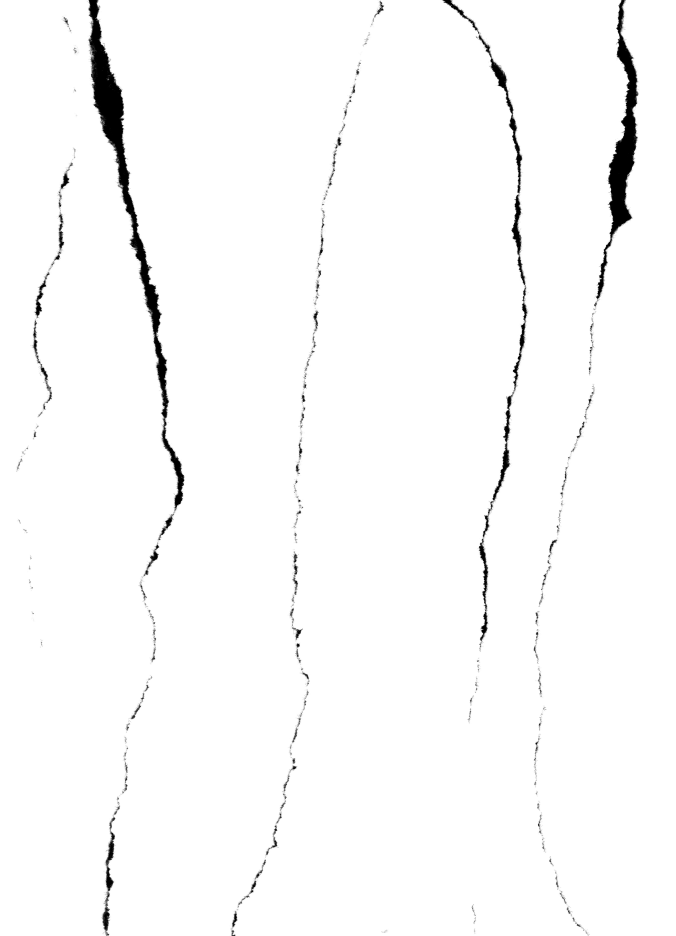
#> input picture aug/16.jpg, 3380 x 4677 px (shown at 1/5 size)
$ python -i tex_aug.py   (imports and definitions only)
#> lines starting #> are read from the running program, lines starting #| are printed output that depends on the picture
#> further down, picture is the input picture: shape (4677, 3380, 3); min 0, max 255, mean 249.9
import random

import cv2
import numpy as np
from scipy.interpolate import CubicSpline, LinearNDInterpolator


# sRGB -> linear light
def to_lin(x):
    x = np.asarray(x, np.float32) / 255.0
    return np.where(x <= 0.04045, x / 12.92, ((x + 0.055) / 1.055) ** 2.4)


# Linear light -> sRGB
def to_srgb(y):
    y = np.clip(y, 0, 1)
    return 255.0 * np.where(y <= 0.0031308, y * 12.92, 1.055 * y ** (1 / 2.4) - 0.055)


# Load a texture (grayscale) or overlay (RGBA) in portrait orientation
def load_texture(path, rgba=False):
    t = cv2.imdecode(np.fromfile(path, np.uint8), cv2.IMREAD_UNCHANGED if rgba else cv2.IMREAD_GRAYSCALE)
    return cv2.rotate(t, cv2.ROTATE_90_CLOCKWISE) if t.shape[1] > t.shape[0] else t


# Paper color: mean of pixels above the Otsu threshold
def paper_color(img):
    gray = cv2.cvtColor(img, cv2.COLOR_BGR2GRAY)
    t, _ = cv2.threshold(gray, 0, 255, cv2.THRESH_BINARY + cv2.THRESH_OTSU)
    return img[gray > t].mean(axis=0)


# Texture region at the scale of one text line on an A4 page
# [8 lines left out: function crop_texture, not called in this run]


def fit(p, h, w):
    interp = cv2.INTER_AREA if p.shape[0] >= h else cv2.INTER_LINEAR
    return cv2.resize(p, (w, h), interpolation=interp).astype(np.float32)


def patch(tex, h, w):
    return fit(crop_texture(tex, h, w), h, w)


# Wear mask: dark deviations from the blurred local background
# [57 lines left out: functions wear_mask, print_defects, not called in this run]


# Ink color from hue at full saturation
def ink_color(hue, v=181):
    hsv = np.uint8([[[round(hue / 2) % 180, 255, v]]])
    return cv2.cvtColor(hsv, cv2.COLOR_HSV2BGR)[0, 0]


# Marks: RGBA overlay as transmission in linear light; black/colored ink is partly worn by a mask
# [29 lines left out: functions marks, erase, paper_texture, not called in this run]


# Page curl: power-law vertical bend with horizontal squeeze toward the edge
def curl(img):
    h, w = img.shape[:2]
#> h = 4677; w = 3380
    amp, length = random.uniform(0, 1), random.uniform(1, 13)
    power, squeeze = random.uniform(1, 3.5), random.uniform(0, 0.8)
    side, up = random.choice(("right", "left", "both")), random.random() < 0.5
    L = length * h
#> L = 47216.4
    px = np.arange(w) + 0.5
#> px = 3380 values from 0.5 to 3379.5
    d = px - (w - L) if side == "right" else (L - px if side == "left" else np.abs(px - w / 2) - (w / 2 - L))
    u = np.clip(d / L, 0, 1)
    dy = amp * h * u ** power
    X = np.concatenate([[0], np.cumsum(1 - squeeze * u)])
#> X = 3381 values from 0 to 2692.4
    W2, H2 = max(2, int(np.ceil(X[-1]))), h + int(np.ceil(dy.max()))
#> W2 = 2693; H2 = 8627
    src_x = np.interp(np.arange(W2) + 0.5, X, np.arange(w + 1)) - 0.5
#> src_x = 2693 values from 0.131 to 3379.5
    dy_new = np.interp(src_x, np.arange(w), dy)
    Y = np.arange(H2, dtype=np.float32)[:, None]
#> Y = 8627 values from 0 to 8626
    map_y = (Y - (H2 - h) + dy_new[None, :] if up else Y - dy_new[None, :]).astype(np.float32)
    map_x = np.broadcast_to(src_x[None, :], (H2, W2)).astype(np.float32)
    bg = tuple(float(c) for c in paper_color(img))
#> in paper_color, `t, _ = cv2.threshold(gray, 0, 255, cv2.THRESH_BINARY + cv2.THRESH_OTSU)`: t = 139
#> bg = (254.5, 254.5, 254.5)
    return cv2.remap(img, map_x, map_y, cv2.INTER_LINEAR, borderMode=cv2.BORDER_CONSTANT, borderValue=bg)
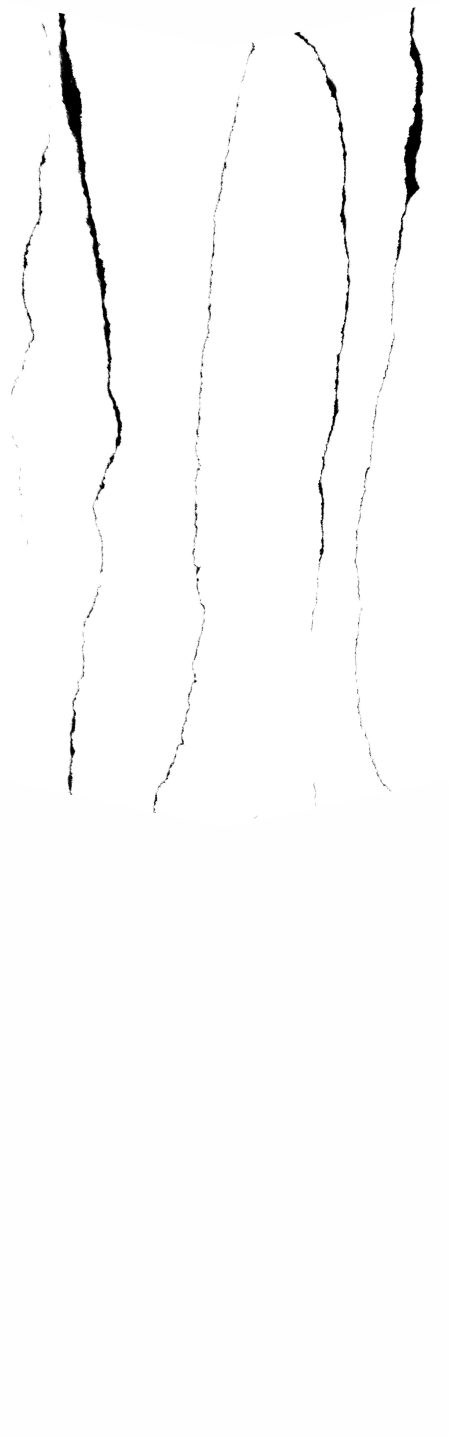
#> returned value: shape (8627, 2693, 3) (shown at 1/6 size); min 0, max 255, mean 251.8


# Uniform linear motion blur kernel
# [34 lines left out: functions motion_kernel, scan, lowres, not called in this run]


# Gaussian intensity noise shared across channels
def noise(img):
    grain = np.random.normal(0, random.uniform(1, 5), img.shape[:2] + (1,))
    return np.clip(np.rint(img + grain), 0, 255).astype(np.uint8)


# JPEG compression artifacts
def jpeg(img):
    _, buf = cv2.imencode(".jpg", img, [cv2.IMWRITE_JPEG_QUALITY, random.randint(1, 70)])
    return cv2.imdecode(buf, cv2.IMREAD_COLOR)


# [130 lines left out: functions smooth_noise, height_field, rotation, background, depth_blur, page_photo, not called in this run]

>>> import cv2
>>> picture = cv2.imread('16.jpg')
>>> result = curl(picture)

$ run again, on aug/17.jpg
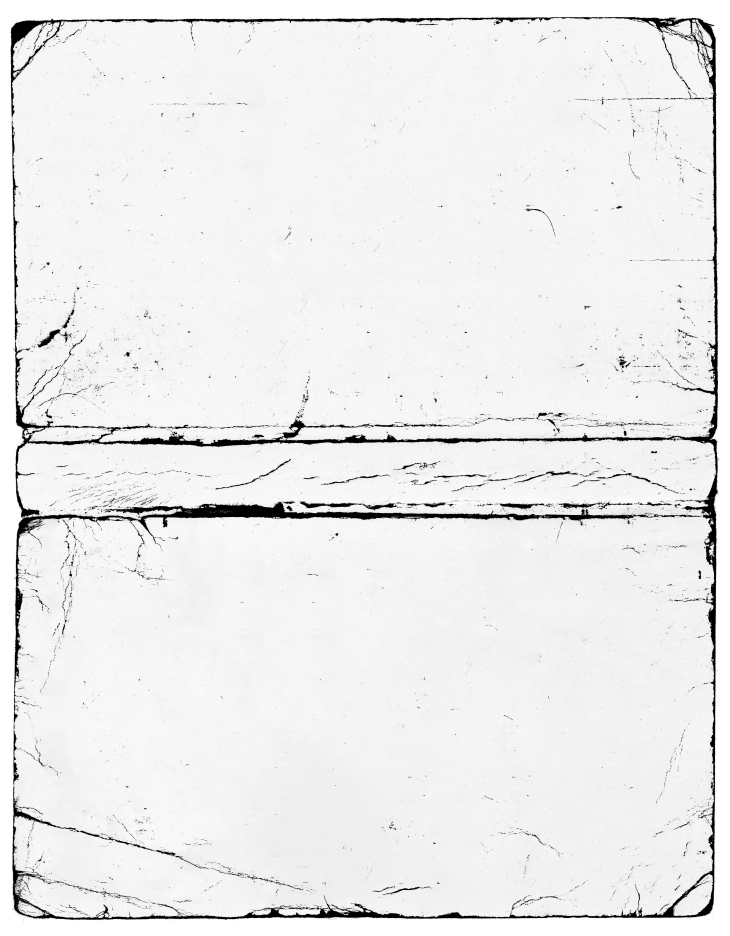
#> input picture aug/17.jpg, 3646 x 4677 px (shown at 1/5 size)
#> picture is the input picture: shape (4677, 3646, 3); min 0, max 255, mean 236.7
#> t = 130
#> bg = (244.2, 244.2, 244.2)
#> in curl, `return cv2.remap(img, map_x, map_y, cv2.INTER_LINEAR, borderMode=cv2.B..`:
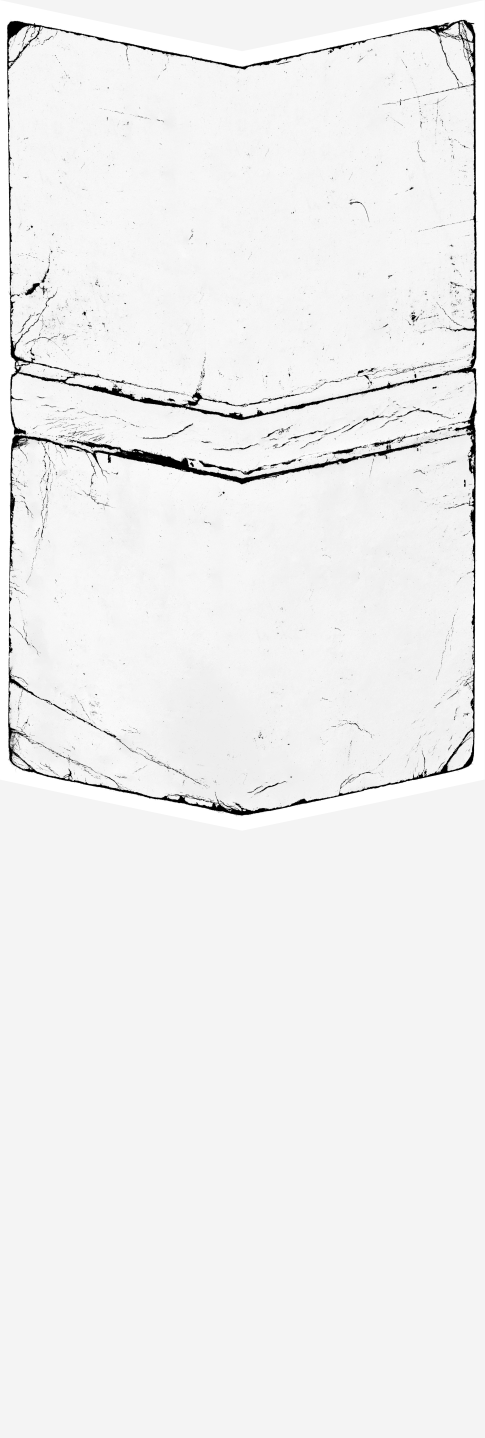
#> returned value: shape (8627, 2906, 3) (shown at 1/6 size); min 0, max 255, mean 240.1
